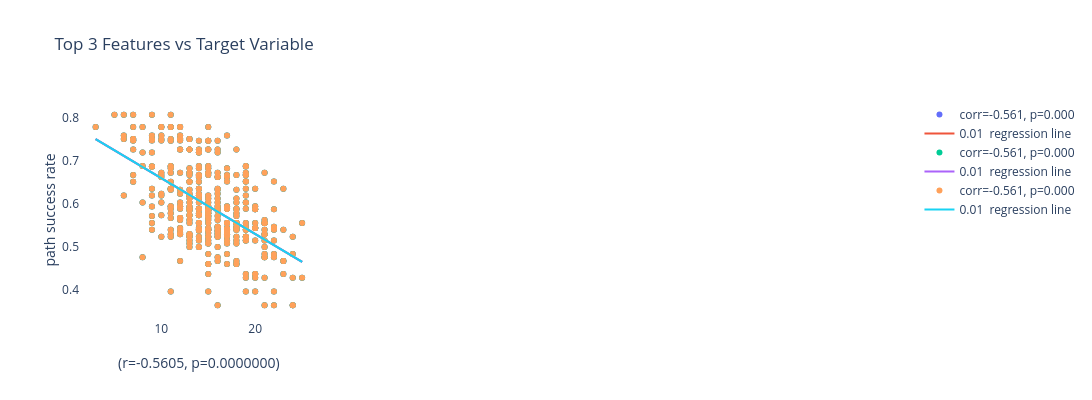
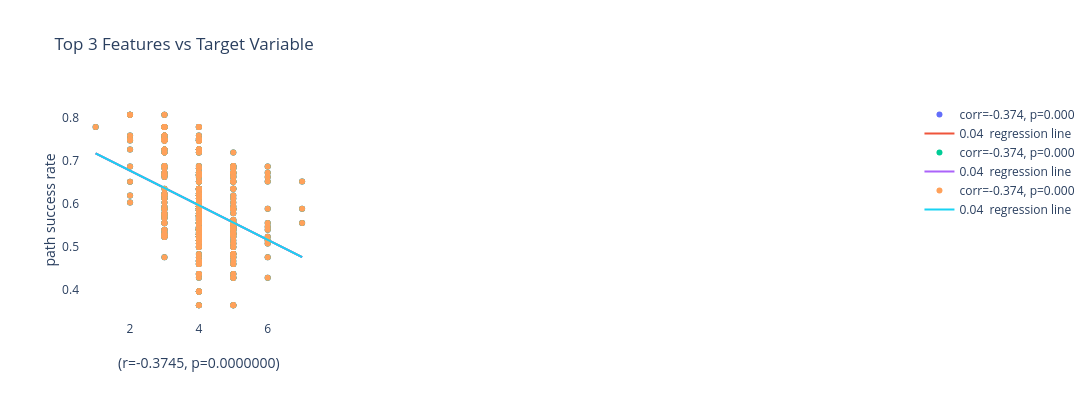
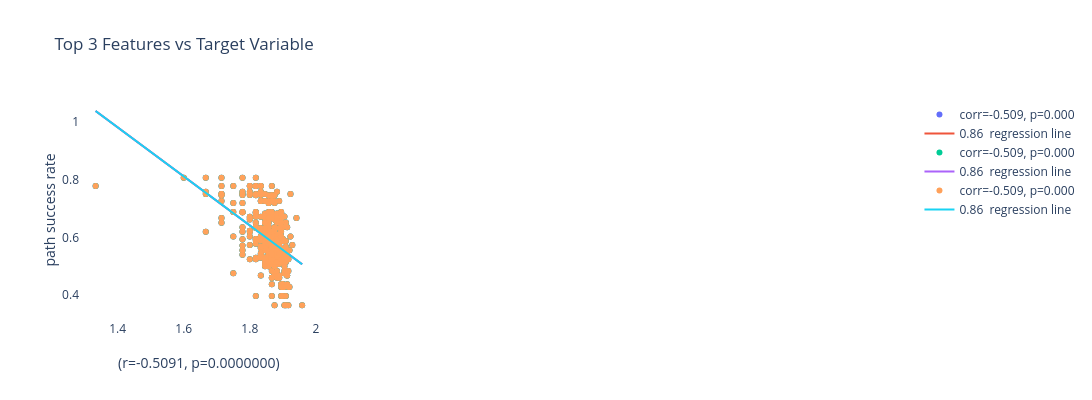
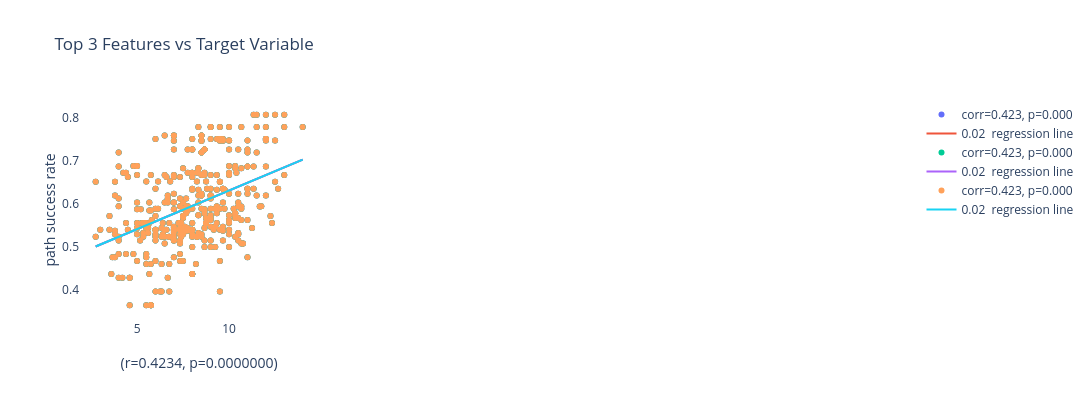

The code cell stored with these charts, in order, in its notebook:
### Code cell
# Flow Tree
print("num_nodes")
run_evaluate_regression(flow_tree_features[:,0].reshape(-1, 1), accuracies, feature_str="num_nodes, depth, diameter, num_leaves,avg_branching_factor,backbone_thickness", axes=["", "", ""])

print("depth")
run_evaluate_regression(flow_tree_features[:,1].reshape(-1, 1), accuracies, feature_str="num_nodes, depth, diameter, num_leaves,avg_branching_factor,backbone_thickness", axes=["", "", ""])

print("avg_branching_factor")
run_evaluate_regression(flow_tree_features[:,-2].reshape(-1, 1), accuracies, feature_str="num_nodes, depth, diameter, num_leaves,avg_branching_factor,backbone_thickness", axes=["", "", ""])

print("backbone_thickness")
run_evaluate_regression(flow_tree_features[:,-1].reshape(-1, 1), accuracies, feature_str="num_nodes, depth, diameter, num_leaves,avg_branching_factor,backbone_thickness", axes=["", "", ""])

print("all flow tree")
run_evaluate_regression(flow_tree_features, accuracies, feature_str="num_nodes, depth, diameter, num_leaves,avg_branching_factor,backbone_thickness", axes=["", "", ""])


print("embeddings")
# run_evaluate_regression(flow_tree_diameters, accuracies, feature_str="diameter", axes=["", "", ""])
run_evaluate_regression(reduced_features, accuracies, feature_str="pca1,pca2", axes=["", "", ""])
